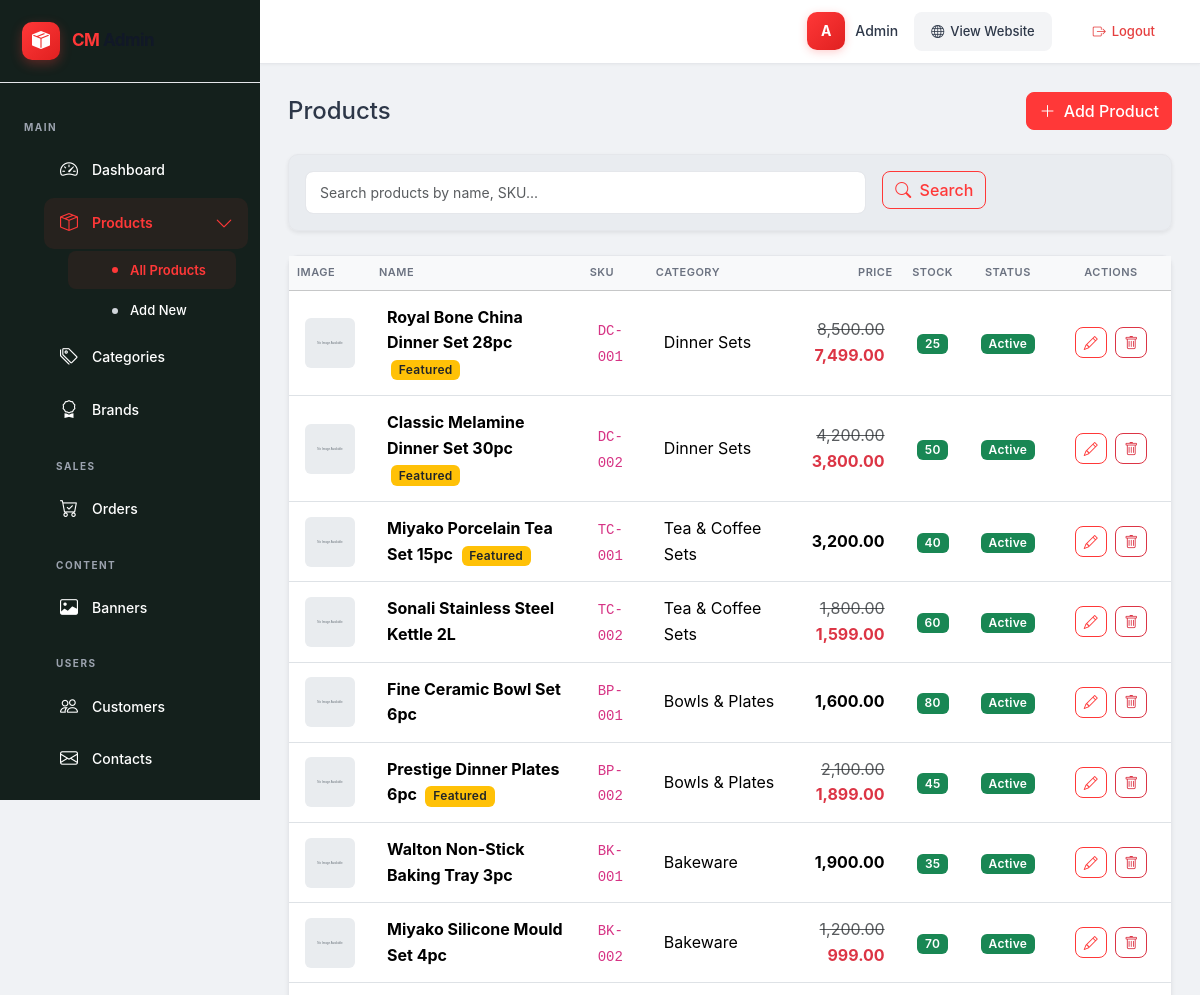
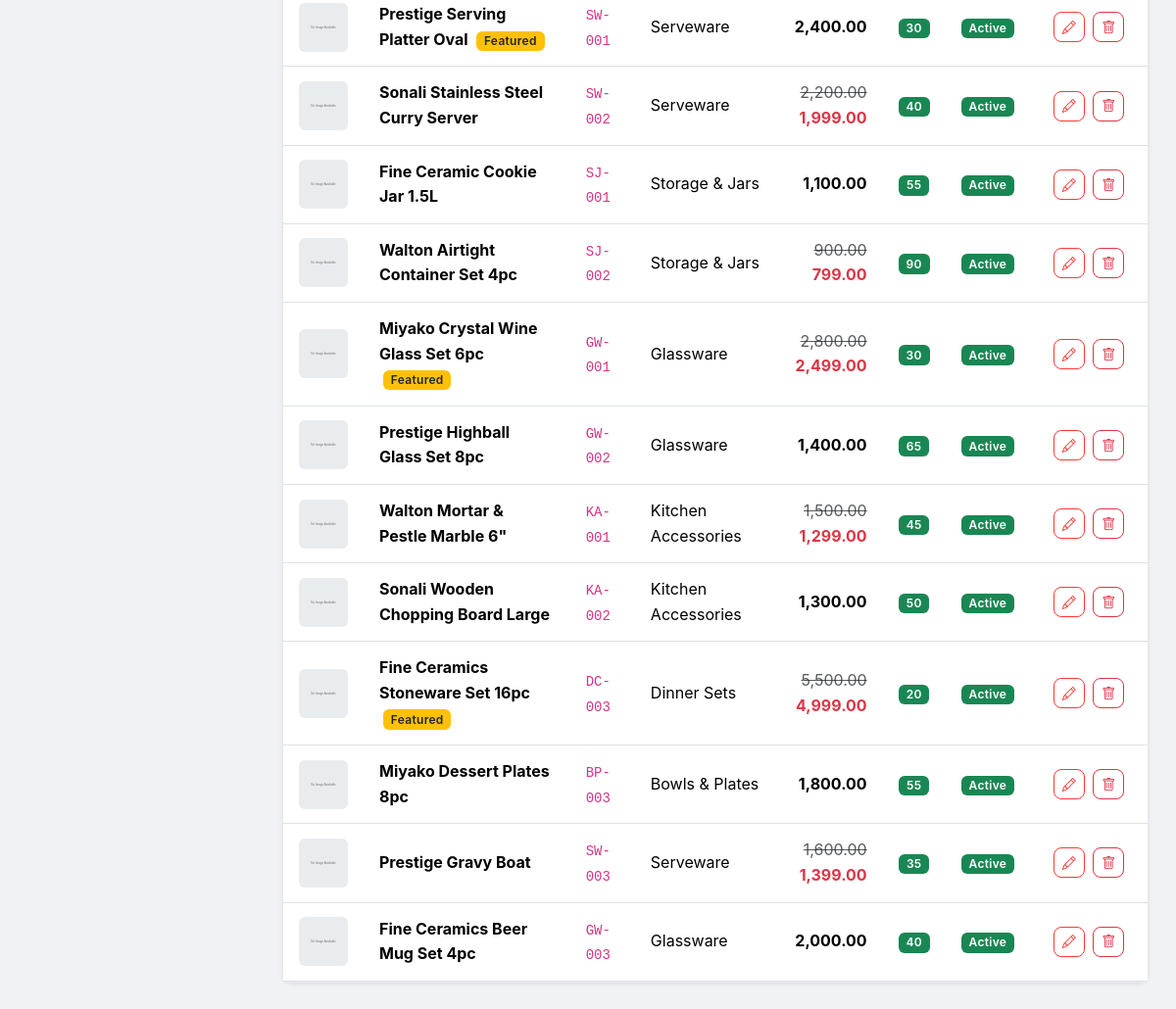
The app's page /public/admin/products (signed in) with its own data (2 pictures, top to bottom).
### tables this page shows
CREATE TABLE `products` (
  `id`                BIGINT UNSIGNED NOT NULL AUTO_INCREMENT,
  `category_id`       INT UNSIGNED    NOT NULL,
  `brand_id`          INT UNSIGNED    DEFAULT NULL,
  `name`              VARCHAR(255)    NOT NULL,
  `slug`              VARCHAR(255)    NOT NULL,
  `sku`               VARCHAR(100)    NOT NULL,
  `short_description` TEXT            DEFAULT NULL,
  `long_description`  LONGTEXT        DEFAULT NULL,
  `main_image`        VARCHAR(255)    DEFAULT NULL,
  `price`             DECIMAL(10,2)   NOT NULL,
  `discount_price`    DECIMAL(10,2)   DEFAULT NULL,
  `stock_quantity`    INT             NOT NULL DEFAULT 0,
  `is_featured`       TINYINT         NOT NULL DEFAULT 0,
  `is_offer`          TINYINT         NOT NULL DEFAULT 0,
  `views_count`       INT             NOT NULL DEFAULT 0,
  `status`            TINYINT         NOT NULL DEFAULT 1,
  `created_at`        DATETIME        NOT NULL DEFAULT CURRENT_TIMESTAMP,
  `updated_at`        DATETIME        NOT NULL DEFAULT CURRENT_TIMESTAMP ON UPDATE CURRENT_TIMESTAMP,
  PRIMARY KEY (`id`),
  UNIQUE KEY `uk_products_slug` (`slug`),
  UNIQUE KEY `uk_products_sku` (`sku`),
  INDEX `idx_products_category` (`category_id`),
  INDEX `idx_products_brand` (`brand_id`),
  INDEX `idx_products_featured` (`is_featured`),
  INDEX `idx_products_offer` (`is_offer`),
  INDEX `idx_products_status` (`status`),
  INDEX `idx_products_created` (`created_at`),
  INDEX `idx_products_price` (`price`),
  INDEX `idx_filter` (`category_id`, `status`, `price`),
  CONSTRAINT `fk_products_category`
    FOREIGN KEY (`category_id`) REFERENCES `categories` (`id`)
    ON DELETE RESTRICT ON UPDATE CASCADE,
  CONSTRAINT `fk_products_brand`
    FOREIGN KEY (`brand_id`) REFERENCES `brands` (`id`)
    ON DELETE SET NULL ON UPDATE CASCADE
);

CREATE TABLE `categories` (
  `id`          INT UNSIGNED NOT NULL AUTO_INCREMENT,
  `parent_id`   INT UNSIGNED DEFAULT NULL,
  `name`        VARCHAR(150) NOT NULL,
  `slug`        VARCHAR(150) NOT NULL,
  `icon_class`  VARCHAR(100) DEFAULT NULL,
  `image`       VARCHAR(255) DEFAULT NULL,
  `is_featured` TINYINT      NOT NULL DEFAULT 0,
  `status`      TINYINT      NOT NULL DEFAULT 1,
  `position`    INT          NOT NULL DEFAULT 0,
  `created_at`  DATETIME DEFAULT CURRENT_TIMESTAMP,
  `updated_at`  DATETIME DEFAULT CURRENT_TIMESTAMP ON UPDATE CURRENT_TIMESTAMP,
  PRIMARY KEY (`id`),
  UNIQUE KEY `uk_categories_slug` (`slug`),
  INDEX `idx_categories_parent` (`parent_id`),
  INDEX `idx_categories_featured` (`is_featured`),
  INDEX `idx_categories_status` (`status`),
  INDEX `idx_categories_position` (`position`),
  CONSTRAINT `fk_categories_parent`
    FOREIGN KEY (`parent_id`) REFERENCES `categories` (`id`)
    ON DELETE SET NULL ON UPDATE CASCADE
);

### app/Controllers/admin/ProductController.php (called while the page is built, shortened)
<?php
class ProductController
{
    private Product $productModel;
    public function __construct()
    {
        $this->productModel = new Product();
    }
    public function index(): void
    {
        try {
            $page = (int) ($_GET['page'] ?? 1);
            $search = Sanitizer::clean($_GET['search'] ?? '');
            $result = $this->productModel->getAllAdmin($page, 20, $search);
            require APP_ROOT . '/views/admin/admin_header.php';
            require APP_ROOT . '/views/admin/products/index.php';
            require APP_ROOT . '/views/admin/admin_footer.php';
        } catch (\Throwable $e) {
            error_log("Product list error: " . $e->getMessage());
            Session::flash('error', 'Failed to load products');
            Response::redirect(APP_URL . '/admin');
        }
    }
}

### app/Helpers/Sanitizer.php (called while the page is built, shortened)
<?php
class Sanitizer
{
    public static function clean(mixed $input): string
    {
        if ($input === null || $input === '') return '';
        return htmlspecialchars(trim((string) $input), ENT_QUOTES, 'UTF-8');
    }
    public static function image(mixed $path): string
    {
        if (empty($path) || !file_exists(UPLOAD_PATH . '/' . $path)) {
            return APP_URL . '/assets/images/placeholder.svg';
        }
        return APP_URL . '/uploads/' . $path;
    }
}

### app/Helpers/Database.php (called while the page is built, shortened)
<?php
class Database
{
    private static ?Database $instance = null;
    private \PDO $pdo;
    private function __construct()
    {
        $dsn = 'mysql:host=' . DB_HOST . ';dbname=' . DB_NAME . ';charset=' . DB_CHARSET;
        $options = [
            \PDO::ATTR_ERRMODE            => \PDO::ERRMODE_EXCEPTION,
            \PDO::ATTR_DEFAULT_FETCH_MODE => \PDO::FETCH_ASSOC,
            \PDO::ATTR_EMULATE_PREPARES   => false,
            \PDO::MYSQL_ATTR_FOUND_ROWS   => true,
        ];
        $this->pdo = new \PDO($dsn, DB_USER, DB_PASS, $options);
    }
    public static function getInstance(): self
    {
        if (self::$instance === null) {
            self::$instance = new self();
        }
        return self::$instance;
    }
    public function query(string $sql, array $params = []): \PDOStatement
    {
        $stmt = $this->pdo->prepare($sql);
        $stmt->execute($params);
        return $stmt;
    }
    public function fetch(string $sql, array $params = []): ?array
    {
        return $this->query($sql, $params)->fetch() ?: null;
    }
    public function fetchAll(string $sql, array $params = []): array
    {
        return $this->query($sql, $params)->fetchAll();
    }
}

### app/Models/Product.php (called while the page is built, shortened)
<?php
class Product
{
    private Database $db;
    private string $table = 'products';
    public function __construct()
    {
        $this->db = Database::getInstance();
    }
    public function getAllAdmin(int $page = 1, int $perPage = 20, string $search = ''): array
    {
        $where = ['1=1'];
        $params = [];
        $whereClause = implode(' AND ', $where);
        $offset = ($page - 1) * $perPage;
        $total = $this->db->fetch("SELECT COUNT(*) as cnt FROM {$this->table} p WHERE {$whereClause}", $params)['cnt'];
        $sql = "SELECT p.*, c.name as category_name, b.name as brand_name
                FROM {$this->table} p
                LEFT JOIN categories c ON p.category_id = c.id
                LEFT JOIN brands b ON p.brand_id = b.id
                WHERE {$whereClause}
                ORDER BY p.created_at DESC
                LIMIT {$perPage} OFFSET {$offset}";
        return [
            'products'    => $this->db->fetchAll($sql, $params),
            'total'       => (int) $total,
            'page'        => $page,
            'total_pages' => (int) ceil($total / $perPage),
        ];
    }
}

### config/autoload.php (called while the page is built, shortened)
<?php
spl_autoload_register(function (string $class): void {
    $prefixes = [
        'App\\Controllers\\' => APP_ROOT . '/app/Controllers/',
        'App\\Models\\'      => APP_ROOT . '/app/Models/',
        'App\\Helpers\\'     => APP_ROOT . '/app/Helpers/',
    ];
    foreach ($prefixes as $prefix => $baseDir) {
        if (strncmp($class, $prefix, strlen($prefix)) === 0) {
            $relativeClass = substr($class, strlen($prefix));
            $file = $baseDir . str_replace('\\', '/', $relativeClass) . '.php';
            if (file_exists($file)) {
                return;
            }
        }
    }
});

### views/admin/products/index.php (the view, shortened to what this page needs)
<div class="d-flex justify-content-between align-items-center mb-4">
    <h4 class="mb-0">Products</h4>
    <a href="<?= ADMIN_URL ?>products/create" class="btn btn-primary">
        <i class="bi bi-plus-lg me-1"></i> Add Product
    </a>
</div>
<div class="card shadow-sm mb-4">
    <div class="card-body">
        <form method="GET" action="<?= ADMIN_URL ?>products" class="row g-3">
            <div class="col-md-8">
                <input type="text" name="search" class="form-control" placeholder="Search products by name, SKU..." value="<?= Sanitizer::clean($search ?? '') ?>">
            </div>
            <div class="col-md-4">
                <button type="submit" class="btn btn-outline-primary me-2">
                    <i class="bi bi-search me-1"></i> Search
                </button>
            </div>
        </form>
    </div>
</div>
<div class="card shadow-sm">
    <div class="card-body p-0">
        <?php if (empty($products)): ?>
            <div class="text-center py-5">
                <i class="bi bi-box fa-3x text-muted mb-3"></i>
                <h5 class="text-muted">No products found</h5>
                <p class="text-muted">Start by adding your first product.</p>
                <a href="<?= ADMIN_URL ?>products/create" class="btn btn-primary">Add Product</a>
            </div>
        <?php else: ?>
            <div class="table-responsive">
                <table class="table table-hover align-middle mb-0">
                    <thead class="table-light">
                        <tr>
                            <th style="width: 60px;">Image</th>
                            <th>Name</th>
                            <th>SKU</th>
                            <th>Category</th>
                            <th class="text-end">Price</th>
                            <th class="text-center">Stock</th>
                            <th class="text-center">Status</th>
                            <th class="text-center" style="width: 120px;">Actions</th>
                        </tr>
                    </thead>
                    <tbody>
                        <?php foreach ($products as $product): ?>
                            <tr>
                                <td>
                                    <?php if (!empty($product['main_image'])): ?>
                                        <img src="<?= Sanitizer::image($product['main_image']) ?>" alt="<?= Sanitizer::clean($product['name']) ?>" class="rounded" style="width: 50px; height: 50px; object-fit: cover;">
                                    <?php else: ?>
                                        <div class="bg-light rounded d-flex align-items-center justify-content-center" style="width: 50px; height: 50px;">
                                            <i class="bi bi-image text-muted"></i>
                                        </div>
                                    <?php endif; ?>
                                </td>
                                <td>
                                    <strong><?= Sanitizer::clean($product['name']) ?></strong>
                                    <?php if (!empty($product['is_featured'])): ?>
                                        <span class="badge bg-warning text-dark ms-1">Featured</span>
                                    <?php endif; ?>
                                </td>
                                <td><code><?= Sanitizer::clean($product['sku']) ?></code></td>
                                <td><?= Sanitizer::clean($product['category_name'] ?? 'N/A') ?></td>
                                <td class="text-end">
                                    <?php if (!empty($product['discount_price']) && $product['discount_price'] < $product['price']): ?>
                                        <span class="text-decoration-line-through text-muted d-block"><?= number_format($product['price'], 2) ?></span>
                                        <span class="text-danger fw-bold"><?= number_format($product['discount_price'], 2) ?></span>
                                    <?php else: ?>
                                        <span class="fw-bold"><?= number_format($product['price'], 2) ?></span>
                                    <?php endif; ?>
                                </td>
                                <td class="text-center">
                                    <?php if ($product['stock_quantity'] > 0): ?>
                                        <span class="badge bg-success"><?= $product['stock_quantity'] ?></span>
                                    <?php else: ?>
                                        <span class="badge bg-danger">Out of Stock</span>
                                    <?php endif; ?>
                                </td>
                                <td class="text-center">
                                    <?php if ($product['status']): ?>
                                        <span class="badge bg-success">Active</span>
                                    <?php else: ?>
                                        <span class="badge bg-secondary">Inactive</span>
                                    <?php endif; ?>
                                </td>
                                <td class="text-center">
                                    <a href="<?= ADMIN_URL ?>products/edit/<?= (int)$product['id'] ?>" class="btn btn-sm btn-outline-primary me-1" title="Edit">
                                        <i class="bi bi-pencil"></i>
                                    </a>
                                    <form method="POST" action="<?= ADMIN_URL ?>products/destroy/<?= (int)$product['id'] ?>" class="d-inline" onsubmit="return confirm('Are you sure you want to delete this product?');">
                                        <button type="submit" class="btn btn-sm btn-outline-danger" title="Delete">
                                            <i class="bi bi-trash"></i>
                                        </button>
                                    </form>
                                </td>
                            </tr>
                        <?php endforeach; ?>
                    </tbody>
                </table>
            </div>
        <?php endif; ?>
    </div>
</div>

### public/assets/css/admin.css (style rules this page uses)
:root { --admin-primary: #ff3838; --admin-primary-dark: #e02020; --admin-dark: #0f1117; --admin-gray-100: #f8f9fa; --admin-gray-200: #e9ecef; --admin-gray-500: #6c757d; --admin-radius: 10px; --admin-shadow: 0 2px 12px rgba(0, 0, 0, 0.06); --admin-transition: 0.25s cubic-bezier(0.4, 0, 0.2, 1); }
body { font-family: 'Inter', -apple-system, BlinkMacSystemFont, 'Segoe UI', sans-serif; background: #f0f2f5; color: #2d3748; line-height: 1.6; }
.card { border: 1px solid #e5e7eb; border-radius: var(--admin-radius); transition: box-shadow var(--admin-transition); background: #fff; }
.table th { border-top: none; color: #6b7280; text-transform: uppercase; font-size: 11px; font-weight: 600; letter-spacing: 0.5px; }
.table td { vertical-align: middle; padding: 14px 16px; }
.badge { font-weight: 600; letter-spacing: 0.3px; }
.btn { border-radius: 8px; font-weight: 500; transition: all 0.2s; }
.btn-primary { background: var(--admin-primary); border-color: var(--admin-primary); }
.btn-outline-primary { border-color: var(--admin-primary); color: var(--admin-primary); }
.btn-outline-danger { border-color: #dc3545; color: #dc3545; }
.form-control, .form-select { border-radius: 8px; border: 1.5px solid #e5e7eb; padding: 10px 14px; font-size: 14px; transition: border-color 0.2s, box-shadow 0.2s; }

### views/admin/admin_header.php (style rules this page uses)
:root { --admin-sidebar-width: 260px; --admin-sidebar-bg: #ffffff; --admin-sidebar-hover: #f3f4f6; --admin-sidebar-active: #ff3838; --admin-topbar-height: 64px; --admin-primary: #ff3838; --admin-primary-dark: #e02020; --admin-sidebar-gradient: linear-gradient(180deg, #ffffff 0%, #f8f9fa 100%); }
* { margin: 0; padding: 0; box-sizing: border-box; }
body { font-family: 'Inter', -apple-system, BlinkMacSystemFont, 'Segoe UI', sans-serif; background: #f0f2f5; overflow-x: hidden; }
.card { background: #05516008 !important; }

### records on screen
products: name "Royal Bone China Dinner Set 28pc", is_featured "Featured", sku "DC-001", category.name "Dinner Sets", price "8,500.00", discount_price "7,499.00", stock_quantity "25", status "Active"
products: name "Classic Melamine Dinner Set 30pc", is_featured "Featured", sku "DC-002", category.name "Dinner Sets", price "4,200.00", discount_price "3,800.00", stock_quantity "50", status "Active"
products: name "Miyako Porcelain Tea Set 15pc", is_featured "Featured", sku "TC-001", category.name "Tea & Coffee Sets", price "3,200.00", stock_quantity "40", status "Active"
products: name "Sonali Stainless Steel Kettle 2L", sku "TC-002", category.name "Tea & Coffee Sets", price "1,800.00", discount_price "1,599.00", stock_quantity "60", status "Active"
products: name "Fine Ceramic Bowl Set 6pc", sku "BP-001", category.name "Bowls & Plates", price "1,600.00", stock_quantity "80", status "Active"
products: name "Prestige Dinner Plates 6pc", is_featured "Featured", sku "BP-002", category.name "Bowls & Plates", price "2,100.00", discount_price "1,899.00", stock_quantity "45", status "Active"
products: name "Walton Non-Stick Baking Tray 3pc", sku "BK-001", category.name "Bakeware", price "1,900.00", stock_quantity "35", status "Active"
products: name "Miyako Silicone Mould Set 4pc", sku "BK-002", category.name "Bakeware", price "1,200.00", discount_price "999.00", stock_quantity "70", status "Active"
products: name "Prestige Serving Platter Oval", is_featured "Featured", sku "SW-001", category.name "Serveware", price "2,400.00", stock_quantity "30", status "Active"
products: name "Sonali Stainless Steel Curry Server", sku "SW-002", category.name "Serveware", price "2,200.00", discount_price "1,999.00", stock_quantity "40", status "Active"
products: name "Fine Ceramic Cookie Jar 1.5L", sku "SJ-001", category.name "Storage & Jars", price "1,100.00", stock_quantity "55", status "Active"
products: name "Walton Airtight Container Set 4pc", sku "SJ-002", category.name "Storage & Jars", price "900.00", discount_price "799.00", stock_quantity "90", status "Active"
products: name "Miyako Crystal Wine Glass Set 6pc", is_featured "Featured", sku "GW-001", category.name "Glassware", price "2,800.00", discount_price "2,499.00", stock_quantity "30", status "Active"
products: name "Prestige Highball Glass Set 8pc", sku "GW-002", category.name "Glassware", price "1,400.00", stock_quantity "65", status "Active"
products: name "Walton Mortar & Pestle Marble 6\"", sku "KA-001", category.name "Kitchen Accessories", price "1,500.00", discount_price "1,299.00", stock_quantity "45", status "Active"
products: name "Sonali Wooden Chopping Board Large", sku "KA-002", category.name "Kitchen Accessories", price "1,300.00", stock_quantity "50", status "Active"
products: name "Fine Ceramics Stoneware Set 16pc", is_featured "Featured", sku "DC-003", category.name "Dinner Sets", price "5,500.00", discount_price "4,999.00", stock_quantity "20", status "Active"
products: name "Miyako Dessert Plates 8pc", sku "BP-003", category.name "Bowls & Plates", price "1,800.00", stock_quantity "55", status "Active"
products: name "Prestige Gravy Boat", sku "SW-003", category.name "Serveware", price "1,600.00", discount_price "1,399.00", stock_quantity "35", status "Active"
products: name "Fine Ceramics Beer Mug Set 4pc", sku "GW-003", category.name "Glassware", price "2,000.00", stock_quantity "40", status "Active"

### other values on screen
substr($adminName, 0, 1) "A"
$adminName "Admin"
